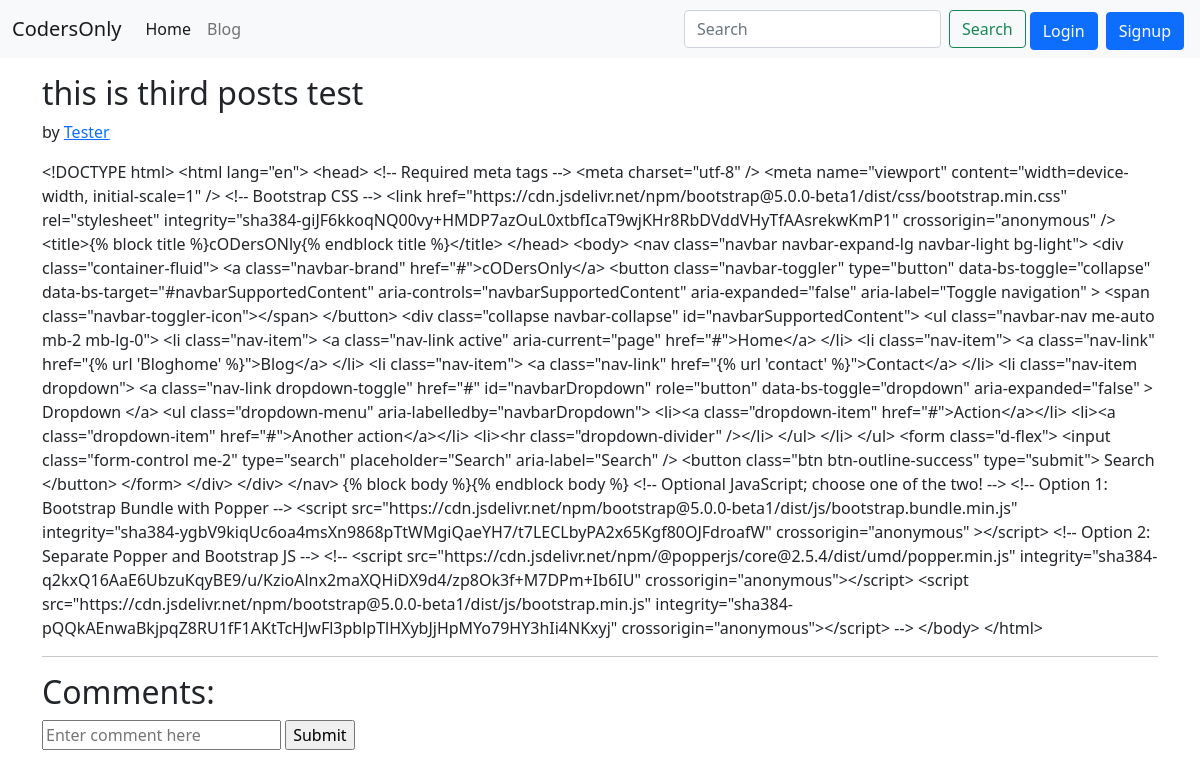
Screenshot of /blog/third-posts with the database file from the repository.
### codersonly/models.py (models this page shows)
class blogPost(models.Model):
    sno = models.AutoField(primary_key=True)
    title = models.CharField(max_length=255)
    content = models.TextField()
    author = models.CharField(max_length=255)
    timestamp = models.DateTimeField(auto_now_add=True)
    slug = models.CharField(max_length=20)

### codersonly/views.py (the view)
# urls.py: path('<str:slug>', views.blogPosts, name='blogposts'),
def blogPosts(request, slug):
    id = slug
    allPosts = blogPost.objects.filter(slug=id).first()
    context = {'allPosts': allPosts}
    return render(request, 'codersonly/blogPosts.html', context)

### codersonly/templates/codersonly/blogPosts.html (shortened to what this page needs)
{% extends 'home/base.html' %} {% block title %} BlogHome {% endblock title %}
{% block body %}
<div class="container my-3">
  <div class="blog-post">
    <h2 class="blog-post-title">{{allPosts.title}}</h2>
    <p class="blog-post-meta">
      {{allPost.timeStamp}} by <a href="#">{{allPosts.author}}</a>
    </p>
    <p>{{allPosts.content}}</p>
    <hr />
    <h2>Comments:</h2>
    <form action="{% url 'postcomment' %}" method="post">
      <input type="text" name="comment" placeholder="Enter comment here" />
      <input type="submit" value="Submit" />
    </form>
  </div>
</div>
{% endblock %}

### rows the page displays
blogPost: title "this is third posts test", author "Tester", content "<!DOCTYPE html> <html lang=\"en\"> <head> <!-- Required meta tags --> <meta charset=\"utf-8\" /> <meta name=\"viewport\" content=\"width=device-width, initial-scale=1\" /> <!-- Bootstrap CSS --> <link href=\"https://cdn.jsdelivr.net/npm/bootstrap@5.0.0-beta1/dist/css/bootstrap.min.css\" rel=\"stylesheet\" integrity=\"sha384-giJF6kkoqNQ00vy+HMDP7azOuL0xtbfIcaT9wjKHr8RbDVddVHyTfAAsrekwKmP1\" crossorigin=\"anonymous\" /> <title>{% block title %}cODersONly{% endblock title %}</title> </head> <body> <nav class=\"navbar navbar-expand-lg navbar-light bg-light\"> <div class=\"container-fluid\"> <a class=\"navbar-brand\" href=\"#\">cODersOnly</a> <button class=\"navbar-toggler\" type=\"button\" data-bs-toggle=\"collapse\"…"
